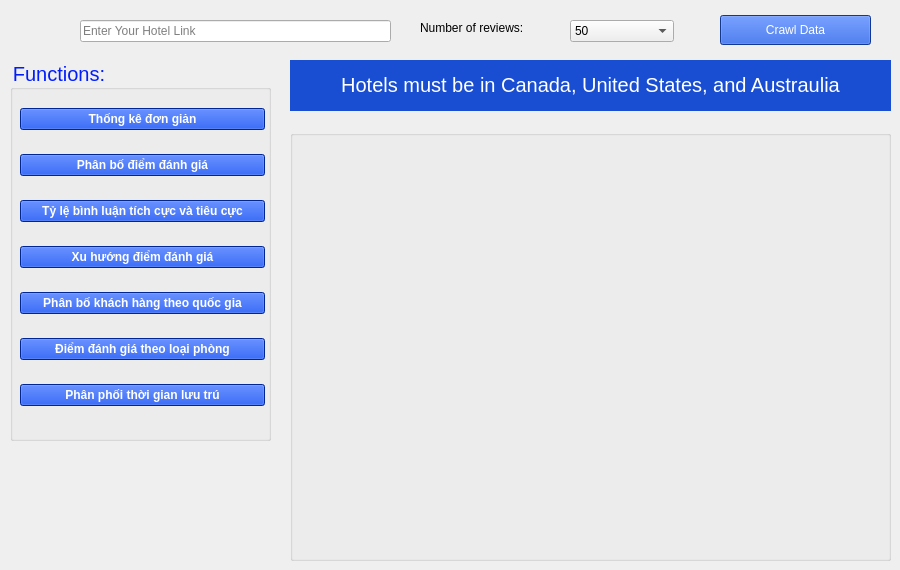
    <widget class="QWidget" name="tabVisual">
     <attribute name="title">
      <string>Visualize Reviews</string>
     </attribute>
     <widget class="QGroupBox" name="groupBox">
      <property name="geometry">
       <rect>
        <x>10</x>
        <y>60</y>
        <width>261</width>
        <height>381</height>
       </rect>
      </property>
      <property name="font">
       <font>
        <pointsize>15</pointsize>
       </font>
      </property>
      <property name="styleSheet">
       <string notr="true">color: rgb(0, 29, 255);</string>
      </property>
      <property name="title">
       <string>Functions:</string>
      </property>
      <property name="flat">
       <bool>true</bool>
      </property>
      <widget class="QWidget" name="verticalLayoutWidget">
       <property name="geometry">
        <rect>
         <x>10</x>
         <y>30</y>
         <width>245</width>
         <height>341</height>
        </rect>
       </property>
       <layout class="QVBoxLayout" name="verticalLayout">
        <item>
         <widget class="QPushButton" name="btnBasic">
          <property name="font">
           <font>
            <weight>75</weight>
            <bold>true</bold>
           </font>
          </property>
          <property name="styleSheet">
           <string notr="true">background-color: rgb(0, 53, 209);
color: rgb(255, 255, 255);</string>
          </property>
          <property name="text">
           <string>Thống kê đơn giản</string>
          </property>
         </widget>
        </item>
        <item>
         <widget class="QPushButton" name="btnHisRate">
          <property name="font">
           <font>
            <weight>75</weight>
            <bold>true</bold>
           </font>
          </property>
          <property name="styleSheet">
           <string notr="true">background-color: rgb(0, 53, 209);
color: rgb(255, 255, 255);</string>
          </property>
          <property name="text">
           <string>Phân bố điểm đánh giá</string>
          </property>
         </widget>
        </item>
        <item>
         <widget class="QPushButton" name="btnPieLabel">
          <property name="font">
           <font>
            <weight>75</weight>
            <bold>true</bold>
           </font>
          </property>
          <property name="styleSheet">
           <string notr="true">background-color: rgb(0, 53, 209);
color: rgb(255, 255, 255);</string>
          </property>
          <property name="text">
           <string>Tỷ lệ bình luận tích cực và tiêu cực</string>
          </property>
         </widget>
        </item>
        <item>
         <widget class="QPushButton" name="btnLineRate">
          <property name="font">
           <font>
            <weight>75</weight>
            <bold>true</bold>
           </font>
          </property>
          <property name="styleSheet">
           <string notr="true">background-color: rgb(0, 53, 209);
color: rgb(255, 255, 255);</string>
          </property>
          <property name="text">
           <string>Xu hướng điểm đánh giá</string>
          </property>
         </widget>
        </item>
        <item>
         <widget class="QPushButton" name="btnCoun">
          <property name="font">
           <font>
            <weight>75</weight>
            <bold>true</bold>
           </font>
          </property>
          <property name="styleSheet">
           <string notr="true">background-color: rgb(0, 53, 209);
color: rgb(255, 255, 255);</string>
          </property>
          <property name="text">
           <string>Phân bố khách hàng theo quốc gia</string>
          </property>
         </widget>
        </item>
        <item>
         <widget class="QPushButton" name="btnType">
          <property name="font">
           <font>
            <weight>75</weight>
            <bold>true</bold>
           </font>
          </property>
          <property name="styleSheet">
           <string notr="true">background-color: rgb(0, 53, 209);
color: rgb(255, 255, 255);</string>
          </property>
          <property name="text">
           <string>Điểm đánh giá theo loại phòng</string>
          </property>
         </widget>
        </item>
        <item>
         <widget class="QPushButton" name="btnDura">
          <property name="font">
           <font>
            <weight>75</weight>
            <bold>true</bold>
           </font>
          </property>
          <property name="styleSheet">
           <string notr="true">background-color: rgb(0, 53, 209);
color: rgb(255, 255, 255);</string>
          </property>
          <property name="text">
           <string>Phân phối thời gian lưu trú</string>
          </property>
         </widget>
        </item>
       </layout>
      </widget>
     </widget>
     <widget class="QGroupBox" name="groupBox_2">
      <property name="geometry">
       <rect>
        <x>290</x>
        <y>130</y>
        <width>601</width>
        <height>431</height>
       </rect>
      </property>
      <property name="title">
       <string/>
      </property>
      <property name="flat">
       <bool>true</bool>
      </property>
      <widget class="QLabel" name="lblImage">
       <property name="geometry">
        <rect>
         <x>0</x>
         <y>10</y>
         <width>591</width>
         <height>411</height>
        </rect>
       </property>
       <property name="text">
        <string/>
       </property>
       <property name="scaledContents">
        <bool>true</bool>
       </property>
      </widget>
      <widget class="QWidget" name="verticalLayoutWidget_2">
       <property name="geometry">
        <rect>
         <x>0</x>
         <y>10</y>
         <width>581</width>
         <height>411</height>
        </rect>
       </property>
       <layout class="QVBoxLayout" name="layoutBasic">
        <item>
         <widget class="QLabel" name="lblB1">
          <property name="text">
           <string/>
          </property>
          <property name="alignment">
           <set>Qt::AlignCenter</set>
          </property>
         </widget>
        </item>
        <item>
         <widget class="QLabel" name="lblB2">
          <property name="text">
           <string/>
          </property>
          <property name="alignment">
           <set>Qt::AlignCenter</set>
          </property>
         </widget>
        </item>
        <item>
         <widget class="QLabel" name="lblB3">
          <property name="text">
           <string/>
          </property>
          <property name="alignment">
           <set>Qt::AlignCenter</set>
          </property>
         </widget>
        </item>
        <item>
         <widget class="QLabel" name="lblB4">
          <property name="text">
           <string/>
          </property>
          <property name="alignment">
           <set>Qt::AlignCenter</set>
          </property>
         </widget>
        </item>
        <item>
         <widget class="QLabel" name="lblB5">
          <property name="text">
           <string/>
          </property>
          <property name="alignment">
           <set>Qt::AlignCenter</set>
          </property>
         </widget>
        </item>
        <item>
         <widget class="QLabel" name="lblB6">
          <property name="text">
           <string/>
          </property>
          <property name="alignment">
           <set>Qt::AlignCenter</set>
          </property>
         </widget>
        </item>
        <item>
         <widget class="QLabel" name="lblB7">
          <property name="text">
           <string/>
          </property>
          <property name="alignment">
           <set>Qt::AlignCenter</set>
          </property>
         </widget>
        </item>
        <item>
         <widget class="QLabel" name="lblB8">
          <property name="text">
           <string/>
          </property>
          <property name="alignment">
           <set>Qt::AlignCenter</set>
          </property>
         </widget>
        </item>
       </layout>
      </widget>
     </widget>
     <widget class="QLabel" name="lblLink">
      <property name="geometry">
       <rect>
        <x>49</x>
        <y>20</y>
        <width>21</width>
        <height>20</height>
       </rect>
      </property>
      <property name="text">
       <string/>
      </property>
      <property name="scaledContents">
       <bool>true</bool>
      </property>
     </widget>
     <widget class="QLineEdit" name="txtLink">
      <property name="geometry">
       <rect>
        <x>80</x>
        <y>20</y>
        <width>311</width>
        <height>22</height>
       </rect>
      </property>
      <property name="placeholderText">
       <string>Enter Your Hotel Link</string>
      </property>
     </widget>
     <widget class="QLabel" name="lblHotel">
      <property name="geometry">
       <rect>
        <x>290</x>
        <y>60</y>
        <width>601</width>
        <height>51</height>
       </rect>
      </property>
      <property name="font">
       <font>
        <pointsize>15</pointsize>
       </font>
      </property>
      <property name="styleSheet">
       <string notr="true">background-color: rgb(25, 78, 210);
color: rgb(255, 255, 255);</string>
      </property>
      <property name="text">
       <string>&lt;html&gt;&lt;head/&gt;&lt;body&gt;&lt;p align=&quot;center&quot;&gt;Hotels must be in Canada, United States, and Austraulia&lt;/p&gt;&lt;/body&gt;&lt;/html&gt;</string>
      </property>
     </widget>
     <widget class="QPushButton" name="btnCrawl">
      <property name="geometry">
       <rect>
        <x>720</x>
        <y>15</y>
        <width>151</width>
        <height>30</height>
       </rect>
      </property>
      <property name="styleSheet">
       <string notr="true">background-color: rgb(25, 78, 210);
color: rgb(255, 255, 255);</string>
      </property>
      <property name="text">
       <string>Crawl Data</string>
      </property>
     </widget>
     <widget class="QLabel" name="lblNumber">
      <property name="geometry">
       <rect>
        <x>420</x>
        <y>20</y>
        <width>121</width>
        <height>16</height>
       </rect>
      </property>
      <property name="text">
       <string>Number of reviews:</string>
      </property>
     </widget>
     <widget class="QComboBox" name="cboReviews">
      <property name="geometry">
       <rect>
        <x>570</x>
        <y>20</y>
        <width>104</width>
        <height>22</height>
       </rect>
      </property>
      <item>
       <property name="text">
        <string>50</string>
       </property>
      </item>
      <item>
       <property name="text">
        <string>100</string>
       </property>
      </item>
      <item>
       <property name="text">
        <string>150</string>
       </property>
      </item>
      <item>
       <property name="text">
        <string>200</string>
       </property>
      </item>
      <item>
       <property name="text">
        <string>250</string>
       </property>
      </item>
      <item>
       <property name="text">
        <string>300</string>
       </property>
      </item>
     </widget>
     <widget class="QLabel" name="lblLogo">
      <property name="geometry">
       <rect>
        <x>30</x>
        <y>450</y>
        <width>221</width>
        <height>101</height>
       </rect>
      </property>
      <property name="text">
       <string/>
      </property>
      <property name="scaledContents">
       <bool>true</bool>
      </property>
     </widget>
    </widget>
